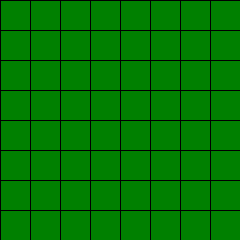
Frame 1 (no input)
Frame 60 (the mouse pressed at the canvas centre just before this capture): identical to frame 1, image omitted
Frame 120 (the mouse held since frame 60 and released just before this capture): identical to frame 1, image omitted

The Processing sketch that drew this single still picture (run headless with seeded random() and noise(); from frame 60 on, the mouse is pressed at the canvas centre):

// Processing sketch: processing_45096
// ── processing_45096.pde

// 定数
static final int FLD_WIDTH = 8;   // フィールド縦サイズ
static final int FLD_HEIGHT = 8;  // フィールド横サイズ
static final int STONE_SIZE = 30; // 石サイズ
static final int BLANK = 0;       // 空き
static final int BLACK = 1;       // 黒石
static final int WHITE = 2;       // 白石
static final int AvailableB = 3; // 黒石の置ける場所
static final int AvailableW = 4; // 黒石の置ける場所
static final int Player1 = 0;     // Player1 (プレイヤー)
static final int Player2 = 1;     // Player2 (CPU)
static final int GAME_INIT = 0;   // ゲーム初期化
static final int GAME_PLAY = 1;   // ゲームPlaying
static final int GAME_PL1PASS = 2;// Player1パス
static final int GAME_PL2PASS = 3;// Player2パス
static final int GAME_WIN = 4;    // Player勝利
static final int GAME_LOSE = 5;   // CPU勝利
static final int GAME_DRAW = 6;   // 引き分け
 
// 変数
int [][] field = new int[FLD_WIDTH][FLD_HEIGHT];       // フィールド情報
//int [][] refMap = new int[FLD_WIDTH][FLD_HEIGHT];  // 参照用フィールド情報
int turn = 0;       // 順番
int state = 0;      // ゲーム状態
int blackCnt = 0;   // 黒石の数
int whiteCnt = 0;   // 白石の数
boolean isLeft = false;   // マウスの左ボタンが押されたかどうかのフラグ
boolean isTrig = false;   // マウスのボタンの押しっぱなし防止フラグ
boolean player1Pass = false;
boolean player2Pass = false;
int player1Cnt = 0;      // Player1の盤面に置ける石の候補数
int player2Cnt = 0;      // Player1の盤面に置ける石の候補数
int gameTimer = 0;
int aiteX = -100;
int aiteY = -100;

// 初期設定
void setup()
{
  size(240, 240);
  background(0, 128, 0);
 
}

 
void draw()
{
  // 画面情報クリア
  fill(0, 128, 0);
  rectMode(CORNER);
  rect(0, 0, width , height);
  
  update();
   
   
  // 描画処理
  int ii;
  // 縦線
    for(ii = 0; ii < 9; ++ii) {
      line(STONE_SIZE * ii, 0, STONE_SIZE * ii, height);
    }
    // 横線
    for(ii = 0; ii < 9; ++ii) {
      line(0, STONE_SIZE * ii, width, STONE_SIZE*ii);
    }
    
    for(ii = 0; ii < FLD_WIDTH; ++ii) {
        for(int jj = 0; jj < FLD_HEIGHT; ++jj) {
           int xx = (STONE_SIZE / 2) + ii * STONE_SIZE;
           int yy = (STONE_SIZE / 2) + jj * STONE_SIZE;
           // field変数の中身に応じて描画するものを変化
           switch(field[ii][jj]) {
           case BLANK :
              break;
           case BLACK :
              fill(0);
              ellipse(xx, yy, STONE_SIZE, STONE_SIZE);
              break;
           case WHITE :
              fill(255, 255, 255);
              ellipse(xx, yy, STONE_SIZE, STONE_SIZE);
              break;
           case AvailableB :
              fill(0, 0, 255, 128);
              ellipse(xx, yy, STONE_SIZE / 2, STONE_SIZE / 2);
              //rect(ii * STONE_SIZE, jj * STONE_SIZE, STONE_SIZE, STONE_SIZE);
              break;
           case AvailableW :
              fill(255, 0, 0, 128);
              ellipse(xx, yy, STONE_SIZE / 2, STONE_SIZE / 2);
              //rect(ii * STONE_SIZE, jj * STONE_SIZE, STONE_SIZE, STONE_SIZE);
              break;
           }
            
        }
     }
     
   
}

void update()
{
   if((isLeft) && (!isTrig)) {
            int[] pos = new int[2];
            // マウス座標を代入
            pos[0] = mouseX;
            pos[1] = mouseY;
            pos = convertToPixel(pos);     // マウス座標を配列の添字情報に変換
            //println("pos : [" + pos[0] + "][" + pos[1] + "]");
            // 既に何か置かれているか調べる
            if ((field[pos[0]][pos[1]] == BLANK)
               || (field[pos[0]][pos[1]] == AvailableB) || (field[pos[0]][pos[1]] == AvailableW)) {
               field[pos[0]][pos[1]] = BLACK;

            }
            isTrig = true;
         } else if(!isLeft && isTrig)
            isTrig = false;
    
}

int[] convertToPixel(int[] mouseXY)
{
  int xx, yy;
  int[] pos = new int[2];
  xx = int(mouseXY[0] / STONE_SIZE);
  yy = int(mouseXY[1] / STONE_SIZE);
   
  pos[0] = xx;
  pos[1] = yy;
   
  return pos;
}
 
// マウスが押された時の処理
void mousePressed()
{
   if(mouseButton == LEFT)
     isLeft = true; 
}
 
// マウスが離された時の処理
void mouseReleased()
{
  isLeft = false;
}
